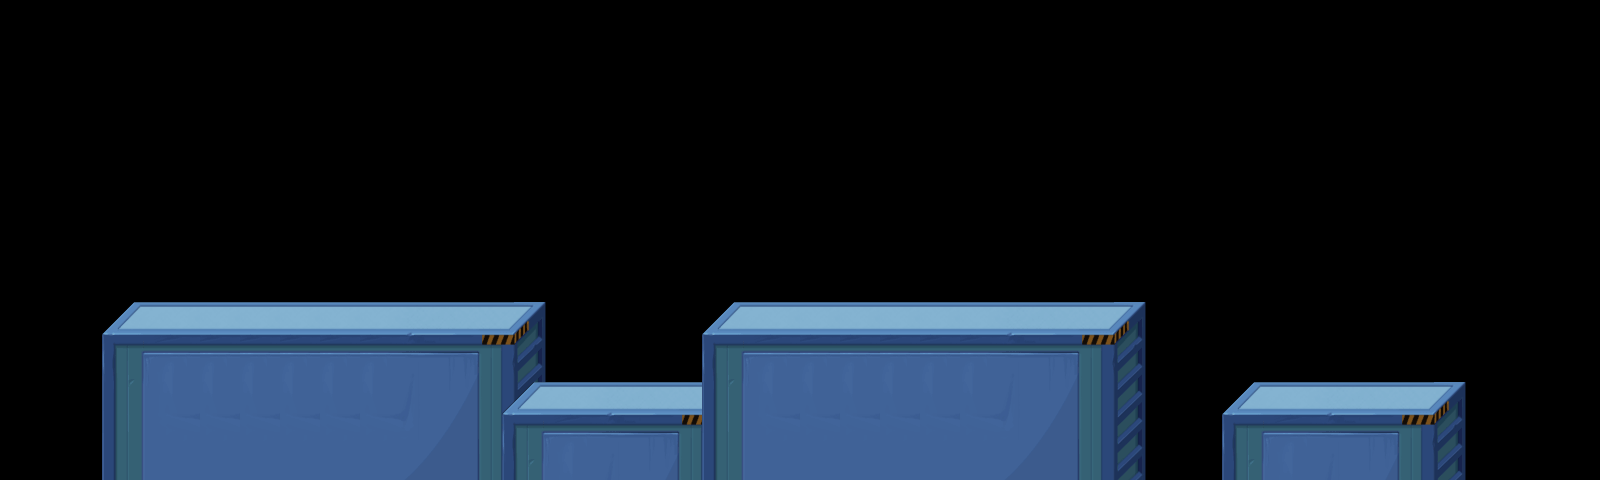

The image is a tile-based game level rendered from a .tmx file. Its description and source (layers, tilesets, objects; grid data summarised) follow:
An orthogonal 40x12 tile map with 40x40 px tiles, 3 tile layers (show2, show1, show3) and 24 objects.

<map version="1.0" orientation="orthogonal" width="40" height="12" tilewidth="40" tileheight="40">
 <tileset firstgid="1" name="main" tilewidth="40" tileheight="40">
  <image source="main.png" width="280" height="240" />
 </tileset>
 <layer name="show2" width="40" height="12">
  <data>[480 cells, 81 non-empty, 35 distinct tile ids]</data>
 </layer>
 <layer name="show1" width="40" height="12">
  <data>[480 cells, 21 non-empty, 21 distinct tile ids]</data>
 </layer>
 <layer name="show3" width="40" height="12">
  <data>[480 cells, 60 non-empty, 35 distinct tile ids]</data>
 </layer>
 <objectgroup name="collision" width="40" height="12">
  <object x="120" y="320" width="400" height="160" />
  <object x="520" y="400" width="200" height="80" />
  <object x="720" y="320" width="400" height="160" />
  <object x="1240" y="400" width="200" height="80" />
 </objectgroup>
 <objectgroup name="items" width="40" height="12">
  <object x="240" y="160" />
  <object x="280" y="160" />
  <object x="320" y="160" />
  <object x="360" y="160" />
  <object x="400" y="160" />
  <object x="360" y="120" />
  <object x="360" y="200" />
  <object x="800" y="160" />
  <object x="840" y="160" />
  <object x="880" y="160" />
  <object x="920" y="160" />
  <object x="960" y="160" />
  <object x="1000" y="160" />
  <object x="1080" y="160" />
  <object x="1040" y="160" />
  <object x="1040" y="120" />
  <object x="1000" y="80" />
  <object x="1040" y="200" />
  <object x="1000" y="240" />
 </objectgroup>
 <objectgroup name="enemy" width="40" height="12" />
 <objectgroup name="up" width="40" height="12">
  <object x="1360" y="280" />
 </objectgroup>
</map>
